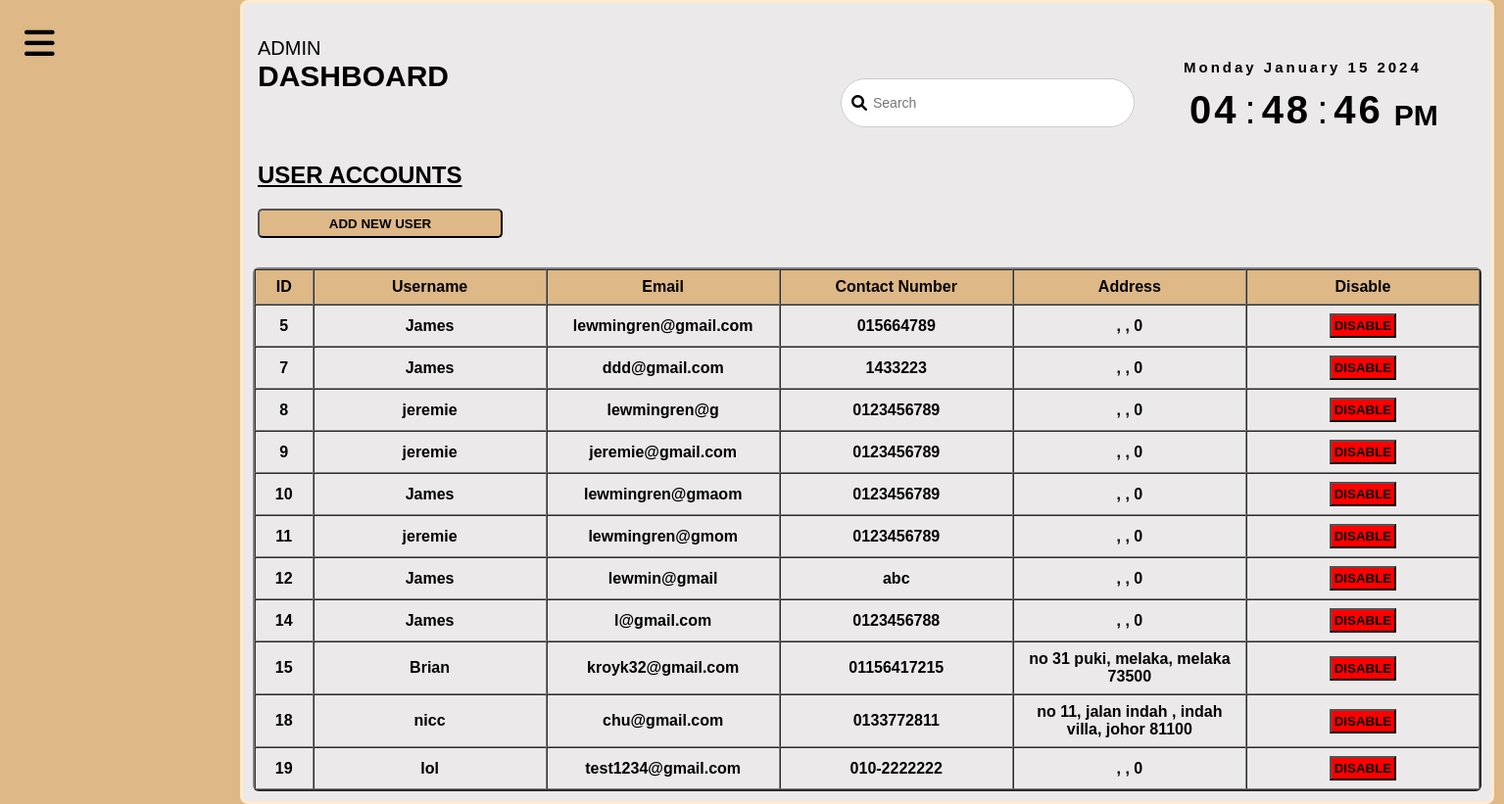
Page /AdminModule/SubUserAcc.php (signed in) on the committed database.
### tables this page shows
CREATE TABLE `users` (
  `id` int(11) NOT NULL,
  `name` varchar(255) DEFAULT NULL,
  `contact_number` varchar(20) DEFAULT NULL,
  `email` varchar(255) DEFAULT NULL,
  `password` varchar(255) DEFAULT NULL,
  `address` varchar(500) NOT NULL,
  `city` varchar(500) NOT NULL,
  `state` varchar(300) NOT NULL,
  `postcode` int(11) NOT NULL,
  `updated_time` timestamp NOT NULL DEFAULT current_timestamp() ON UPDATE current_timestamp(),
  `code` varchar(10) NOT NULL
);

### AdminModule/SubUserAcc.php (the view, shortened to what this page needs)
<?php
include('DataConnect.php');
?>
<!DOCTYPE html>
<html>
    <head>
        <link rel="stylesheet" href="Admin_Style.css">
        <link rel="stylesheet" href="https://cdnjs.cloudflare.com/ajax/libs/font-awesome/6.0.0/css/all.min.css">
    </head>
    <body>
        <div class="menu-btn">
            <i class="fas fa-bars"></i>
        </div>
        <div class="datetime">
            <div class="main-content">
                <div class="header-title">
                    <span> Admin </span>
                    <h2> Dashboard </h2>
                </div>
            </div>
            <div class="search-box">
                    <i class="fa-solid fa-search"> </i>
                    <input type="text" placeholder="Search">
                </div>
            <div class="date">
                <span id="day"> Day </span>
                <span id="month"> Month </span>
                <span id="daynum"> 00 </span>
                <span id="year"> Year </span>
            </div>
            <div class="time">
                <span id="hour"> 00 </span>:
                <span id="minutes"> 00 </span>:
                <span id="seconds"> 00 </span>
                <span id="period"> AM </span>
            </div>
            <div class="userTable">
            <h2 style="margin-left:5px;text-transform:uppercase;text-decoration:underline;margin-top:35px;"> User Accounts </h2>
            <div class="addUserbtn">
                <button style="background:burlywood; margin-top:20px; margin-left:5px; width:250px; height:30px; cursor:pointer; font-weight:bold; border-radius:5px;" onmouseover="this.style.background='sandybrown'" onmouseout="this.style.background='burlywood'">
                    ADD NEW USER
                </button>
            </div>
             <?php
                $result = mysqli_query($connect, "SELECT * FROM users");
            ?>
                <table class="adminAcc" border="2" cellspacing="0" >
                    <tr class="headings">
                        <th> ID </th>
                        <th> Username </th>
                        <th> Email </th>
                        <th> Contact Number </th>
                        <th> Address </th>
                        <th> Disable</th>
                    </tr>
                    <?php
                        while($row=mysqli_fetch_assoc($result))
                        {
                    ?>
                    <tr>
                        <th> <?php echo $row["id"]; ?> </th>
                        <th> <?php echo $row["name"]; ?> </th>
                        <th> <?php echo $row["email"]; ?> </th>
                        <th> <?php echo $row["contact_number"]; ?> </th>
                        <th> <?php echo $row["address"] . ', ' . $row["city"] . ', ' . $row["state"] . ' ' . $row["postcode"]; ?> </th>
                        <th>
                            <form method="post">
                                <button type="submit" name="dlt-btn" class="dlt" onclick="return confirm('Are you sure you want to disable this account?')"> DISABLE </button>
                            </form>
                        </th>
                    </tr>
                    <?php
                        }
                    ?>
                </table>
            </div>
        </div>
    </body>
</html>

### AdminModule/Admin_Style.css (style rules this page uses)
* { margin:0; padding:0; box-sizing:border-box; font-family:"Poppins",sans-serif; }
body { min-height:100vh; background-color:burlywood; color:white; background-size:cover; background-position:center; overflow-x: hidden; }
.menu-btn { position:absolute; color:rgb(0,0,0); font-size:35px; cursor:pointer; margin:25px; }
.datetime { color:black; background-color:#ebe9e9; font-family:"Segoe UI",sans-serif; width:1280px; padding:10px 10px; margin-left:245px; border:3px solid blanchedalmond; border-radius:8px; }
.date { font-size:15px; font-weight:600; text-align:center; letter-spacing:3px; margin-left:950px; position:absolute; top:60px; }
.time { font-size:40px; display:flex; justify-content:center; align-items:center; margin-left:950px; position:absolute; top:90px; }
.time span:not(:last-child) { position:relative; margin:0 6px; font-weight:600; text-align:center; letter-spacing:3px; }
.time span:last-child { font-size:30px; font-weight:600; text-transform:uppercase; margin-top:10px; padding:0 5px; border-radius:4px; }
.main-content { position:relative; color:black; }
.header-title { font-size:20px; padding:5px 5px; position: relative; top:20px; }
.header-title span { text-transform: uppercase; }
.header-title h2 { text-transform: uppercase; }
.search-box { display: flex; align-items: center; background-color: #fff; border: 1px solid #ccc; border-radius: 30px; padding: 10px; width: 300px; margin-left:600px; }
.search-box input[type="text"] { border: none; outline: none; width: 100%; padding: 6px; font-size: 14px; }
.adminAcc { width: 100%; table-layout: fixed; margin-top:30px; border-radius:6px; }
.adminAcc .headings { background-color:burlywood; }
.adminAcc th { text-align: center; width:20%; padding:8px; }
.adminAcc th:first-child { width: 5%; }
.adminAcc th:last-child { width: 20%; }
.dlt { background-color:red; padding:3px; font-weight:bold; cursor: pointer; }

### rows in the picture
users: id "5", name "James", email "lewmingren@gmail.com", contact_number "015664789", postcode "0"
users: id "7", name "James", email "ddd@gmail.com", contact_number "1433223", postcode "0"
users: id "8", name "jeremie", email "lewmingren@g", contact_number "0123456789", postcode "0"
users: id "9", name "jeremie", email "jeremie@gmail.com", contact_number "0123456789", postcode "0"
users: id "10", name "James", email "lewmingren@gmaom", contact_number "0123456789", postcode "0"
users: id "11", name "jeremie", email "lewmingren@gmom", contact_number "0123456789", postcode "0"
users: id "12", name "James", email "lewmin@gmail", contact_number "abc", postcode "0"
users: id "14", name "James", email "l@gmail.com", contact_number "0123456788", postcode "0"
users: id "15", name "Brian", email "kroyk32@gmail.com", contact_number "01156417215", address "no 31 puki", city "melaka", state "melaka", postcode "73500"
users: id "18", name "nicc", email "chu@gmail.com", contact_number "0133772811", address "no 11, jalan indah", city "indah villa", state "johor", postcode "81100"
users: id "19", name "lol", email "test1234@gmail.com", contact_number "010-2222222", postcode "0"
